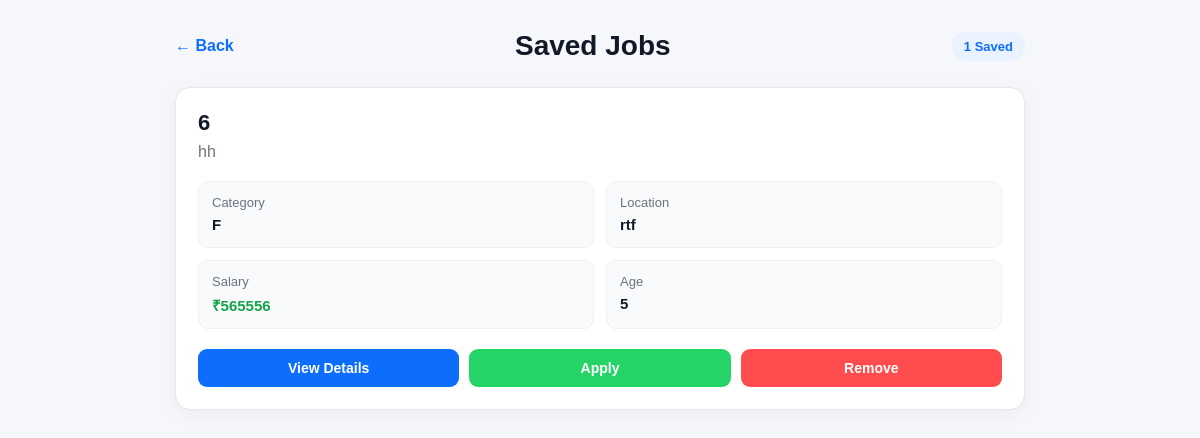
The app's page /saved-jobs/ (signed in) with its own data.
### myapp/models.py (models this page shows, shortened)
class SavedJob(models.Model):
    user = models.ForeignKey(
        User,
        on_delete=models.CASCADE,
        related_name="saved_jobs",
    )
    job = models.ForeignKey(
        Job,
        on_delete=models.CASCADE,
        related_name="saved_by",
    )
    class Meta:
        ordering = ["-id"]

class Job(models.Model):
    owner = models.ForeignKey(
        User,
        on_delete=models.CASCADE,
        related_name="jobs",
        null=True,
        blank=True,
    )
    shop_name = models.CharField(
        max_length=150,
    )
    title = models.CharField(
        max_length=150,
    )
    category = models.ForeignKey(
        Category,
        on_delete=models.PROTECT,
        related_name="jobs",
        null=True,
        blank=True,
    )
    experience = models.CharField(
        max_length=100,
        default="Fresher",
    )
    work_time = models.CharField(
        max_length=100,
    )
    gender = models.CharField(max_length=20, blank=True)
    education = models.CharField(max_length=100, blank=True)
    age_limit = models.CharField(
        max_length=50,
        blank=True,
    )
    location = models.CharField(
        max_length=100,
    )
    salary = models.CharField(
        max_length=100,
    )
    phone = models.CharField(
        max_length=15,
        validators=[phone_validator],
    )
    description = models.TextField(
        blank=True,
    )
    is_verified = models.BooleanField(
        default=True,
    )
    owner_name = models.CharField(
        max_length=150,
        blank=True
    )
    shop_photo = models.ImageField(
        upload_to="shop_photos/",
        null=True,
        blank=True
    )
    created_at = models.DateTimeField(
        auto_now_add=True,
    )
    class Meta:
        ordering = ["-created_at"]

class Category(models.Model):
    name = models.CharField(
        max_length=100,
        unique=True,
    )
    class Meta:
        ordering = ["name"]
        verbose_name = "Category"
        verbose_name_plural = "Categories"
    def __str__(self):
        return self.name

### myapp/views.py (the view)
# urls.py: path("saved-jobs/", views.saved_jobs, name="saved_jobs"),
@login_required(login_url="login")
def saved_jobs(request):
    saved = (
        SavedJob.objects
        .filter(
            user=request.user,
            job__is_verified=True,
        )
        .select_related("job", "job__category")
        .order_by("-id")
    )
    return render(
        request,
        "saved.html",
        {
            "saved": saved,
        },
    )

### templates/saved.html (shortened to what this page needs)
{% load static %}
<!DOCTYPE html>
<html lang="en">
<head>
    <link rel="stylesheet" href="{% static 'css/saved_jobs.css' %}">
</head>
<body>
<div class="saved-container">
    <div class="page-header">
        <a href="{% url 'home' %}" class="back-btn">
            ← Back
        </a>
        <h2>Saved Jobs</h2>
        <span class="job-count">
            {{ saved|length }} Saved
        </span>
    </div>
    {% for item in saved %}
    <div class="job-card">
        <div class="job-header">
            <div>
                <h3>{{ item.job.title }}</h3>
                <p class="shop-name">
                    {{ item.job.shop_name }}
                </p>
            </div>
        </div>
        <div class="job-info">
            <div class="info-item">
                <span>Category</span>
                <strong>{{ item.job.category }}</strong>
            </div>
            <div class="info-item">
                <span>Location</span>
                <strong>{{ item.job.location }}</strong>
            </div>
            <div class="info-item">
                <span>Salary</span>
                <strong class="salary">
                    ₹{{ item.job.salary }}
                </strong>
            </div>
            <div class="info-item">
                <span>Age</span>
                <strong>
                    {{ item.job.age_limit|default:"Not specified" }}
                </strong>
            </div>
        </div>
        <div class="job-actions">
            <a
                class="details-btn"
                href="{% url 'job_details' item.job.id %}"
            >
                View Details
            </a>
            <a
                class="apply-btn"
                href="https://wa.me/91{{ item.job.phone|cut:'+91' }}?text={{ 'Hi, I saw your job vacancy on QuickJobs. I am interested.'|urlencode }}"
                target="_blank"
            >
                Apply
            </a>
            <a
                class="remove-btn"
                href="{% url 'remove_saved_job' item.id %}"
                onclick="return confirm('Remove this job from saved jobs?')"
            >
                Remove
            </a>
        </div>
    </div>
    {% endfor %}
</div>
</body>
</html>

### static/css/saved_jobs.css (style rules this page uses)
* { margin: 0; padding: 0; box-sizing: border-box; font-family: Arial, sans-serif; }
body { background: #f5f7fa; padding: 30px 15px; color: #222; }
.saved-container { width: 100%; max-width: 850px; margin: auto; }
.page-header { display: flex; align-items: center; justify-content: space-between; margin-bottom: 25px; }
.page-header h2 { font-size: 28px; color: #111827; }
.back-btn { text-decoration: none; color: #0d6efd; font-weight: 600; }
.job-count { background: #eaf2ff; color: #0d6efd; padding: 7px 12px; border-radius: 20px; font-size: 13px; font-weight: 600; }
.job-card { background: #fff; border: 1px solid #e5e7eb; border-radius: 15px; padding: 22px; margin-bottom: 18px; box-shadow: 0 4px 18px rgba(0, 0, 0, .05); }
.job-header { margin-bottom: 20px; }
.job-header h3 { font-size: 22px; color: #111827; margin-bottom: 7px; }
.shop-name { color: #6b7280; font-size: 16px; }
.job-info { display: grid; grid-template-columns: repeat(2, 1fr); gap: 12px; }
.info-item { background: #f9fafb; border: 1px solid #eef0f2; border-radius: 10px; padding: 13px; }
.info-item span { display: block; font-size: 13px; color: #6b7280; margin-bottom: 6px; }
.info-item strong { font-size: 15px; color: #111827; }
.salary { color: #16a34a !important; }
.job-actions { display: flex; gap: 10px; margin-top: 20px; }
.job-actions a { flex: 1; text-align: center; text-decoration: none; padding: 11px; border-radius: 9px; font-size: 14px; font-weight: 600; }
.details-btn { background: #0d6efd; color: #fff; }
.apply-btn { background: #25D366; color: #fff; }
.remove-btn { background: #ff4d4f; color: #fff; }

### records on screen
SavedJob: job "6", job.shop_name "hh", job.category "F", job.location "rtf", job.salary "565556", job.age_limit "5"

### other values on screen
{{ saved|length }} "1"
